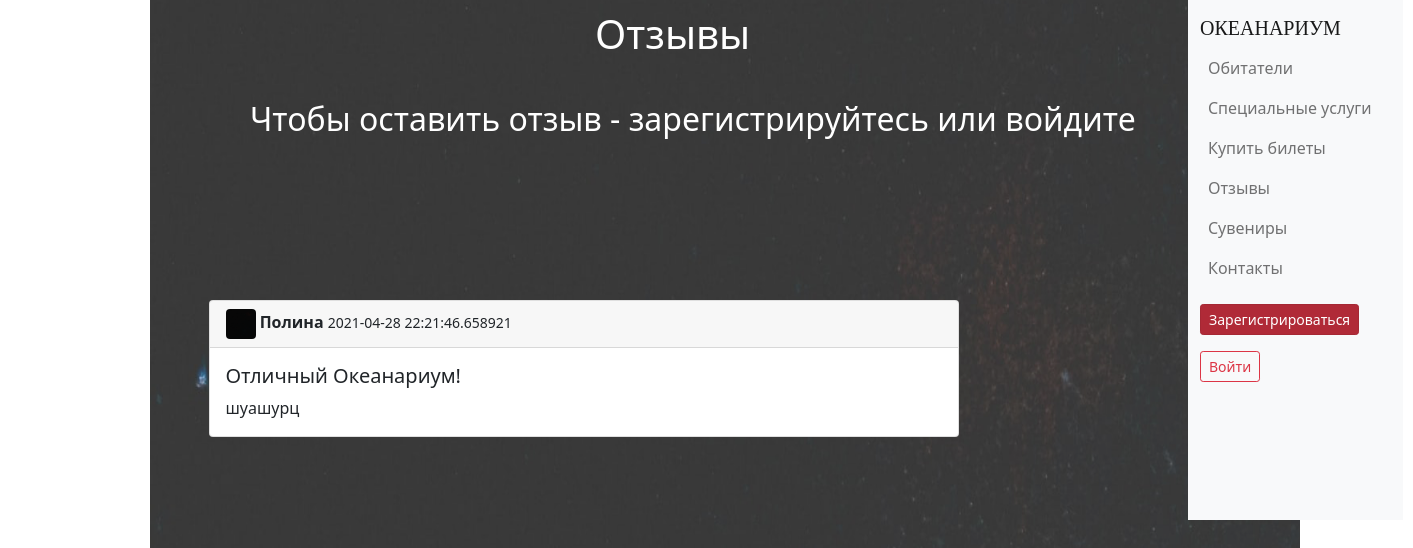
Page /reviews on the earlier database version.
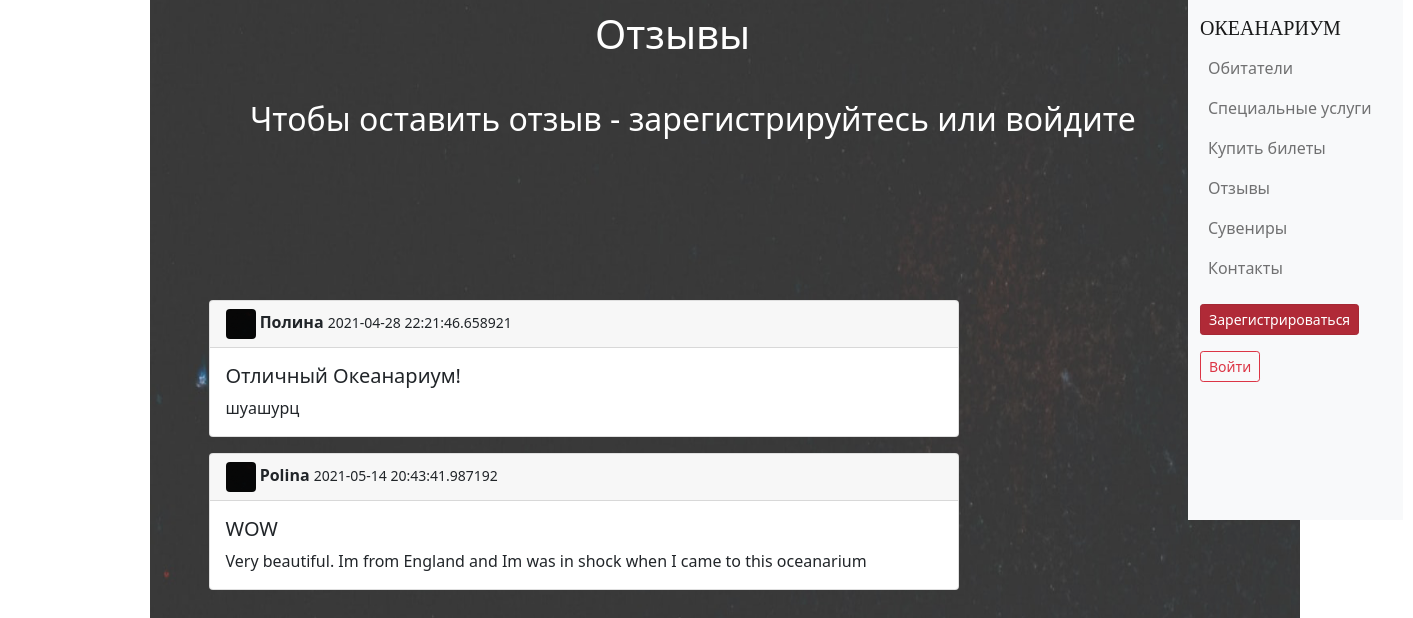
Same page on the later database version.
### data/reviews.py (models this page shows)
class Reviews(SqlAlchemyBase, SerializerMixin):
    __tablename__ = 'reviews'
    id = sqlalchemy.Column(sqlalchemy.Integer,
                           primary_key=True, autoincrement=True)
    title = sqlalchemy.Column(sqlalchemy.String, nullable=True)
    content = sqlalchemy.Column(sqlalchemy.String, nullable=True)
    created_date = sqlalchemy.Column(sqlalchemy.DateTime,
                                     default=datetime.datetime.now)
    user_id = sqlalchemy.Column(sqlalchemy.Integer,
                                sqlalchemy.ForeignKey("users.id"))
    user = orm.relation('User')

### data/users.py (models this page shows, shortened)
class User(SqlAlchemyBase, UserMixin, SerializerMixin):
    __tablename__ = 'users'
    id = sqlalchemy.Column(sqlalchemy.Integer,
                           primary_key=True, autoincrement=True)
    name = sqlalchemy.Column(sqlalchemy.String, nullable=True)
    surname = sqlalchemy.Column(sqlalchemy.String, nullable=True)
    age = sqlalchemy.Column(sqlalchemy.Integer, nullable=True)
    email = sqlalchemy.Column(sqlalchemy.String,
                              index=True, unique=True, nullable=True)
    hashed_password = sqlalchemy.Column(sqlalchemy.String, nullable=True, unique=True)
    modified_date = sqlalchemy.Column(sqlalchemy.DateTime, default=datetime.datetime.now)
    reviews = orm.relation("Reviews", back_populates='user')

### main.py (the view)
@app.route("/reviews")  # окно с отзывами
def reviews():
    rev = url_for('static', filename='img/octopus_back.png')
    db_sess = db_session.create_session()
    reviews = db_sess.query(Reviews).all()
    return render_template("reviews.html", reviews=reviews, title='Отзывы', rev=rev)

### data/db_session.py (called while the page is built)
def create_session() -> Session:
    global __factory
    return __factory()

### templates/reviews.html (shortened to what this page needs)
{% extends "base.html" %}
{% block content %}
<body>
<div class="kard">
</div>
<h1>Отзывы</h1>
{% if current_user.is_authenticated %}
<div class="napis">
<a href="/add_reviews" class="btn btn-danger">Написать отзыв</a>
</div>
{% else %}
<h2>Чтобы оставить отзыв - зарегистрируйтесь или войдите</h2>
{% endif %}
{% for item in reviews%}
<div class="card">
  <div class="card-header">
      <img src="{{ rev }}" class="rounded mr-2" alt="..." height="30" width="30">
    <strong class="mr-auto">{{item.user.name}}</strong>
    <small>{{item.created_date}}</small>
  </div>
  <div class="card-body">
    <h5 class="card-title">{{item.title}}</h5>
    <p class="card-text">{{item.content}}</p>
  </div>
</div>
{% endfor %}
{% endblock %}

### templates/base.html (shortened to what this page needs)
<!DOCTYPE html>
<html lang="en">
<head>
                    <link rel="stylesheet"
                            href="https://cdn.jsdelivr.net/npm/bootstrap@5.0.0-beta1/dist/css/bootstrap.min.css"
>
</head>
<body>
    <main role="main" class="container">
    {% block content %}{% endblock %}
</main>
    <div class="row">
                <div class="col-md-4 col-lg-3 navbar-container bg-light">
        <nav class="navbar navbar-expand-md navbar-light">
          <a class="navbar-brand" href="/">ОКЕАНАРИУМ</a>
          <div class="collapse navbar-collapse" id="navbar">
            <ul class="navbar-nav">
              <li class="nav-item">
              <a class="nav-link" href="/inhabitants">Обитатели</a>
              </li>
              <li class="nav-item">
              <a class="nav-link" href="/services">Специальные услуги</a>
              </li>
              <li class="nav-item">
              <a class="nav-link" href="/tickets">Купить билеты</a>
              </li>
              <li class="nav-item">
              <a class="nav-link" href="/reviews">Отзывы</a>
              </li>
              <li class="nav-item">
              <a class="nav-link" href="/souvenirs">Сувениры</a>
              </li>
                <li class="nav-item">
              <a class="nav-link" href="/contacts">Контакты</a>
              </li>
            </ul>
          </div>
            {% if current_user.is_authenticated %}
            <div>
                <div><p></p></div>
    <a class="btn btn-outline-danger btn-sm" role="button" aria-pressed="true" href="/logout">{{ current_user.name }}</a>
            </div>
{% else %}
            <div>
            <a href="/register" class="btn btn-sm btn-danger active" role="button" aria-pressed="true">Зарегистрироваться</a>
            </div>
            <div>
<a href="/login" class="btn btn-outline-danger btn-sm" role="button" aria-pressed="true">Войти</a>
                </div>
{% endif %}
        </nav>
      </div>
</div>
</body>
</html>

### templates/base.html (style rules this page uses)
@media (min-width: 700px) { .navbar-container { position: sticky; width: 215px !important; top: 0px; left: 2000px; overflow-y: auto; height: 65vh; } }
@media (min-width: 700px) { .row { position: absolute; top: 0px; left: 1200px; } }
@media (min-width: 700px) { .navbar-container .navbar-brand { font-family: SovMod; font-style: normal; font-weight: normal; } }
@media (min-width: 700px) { .navbar-container .navbar { align-items: flex-start; justify-content: flex-start; flex-wrap: nowrap; flex-direction: column; height: 100%; } }
@media (min-width: 700px) { .navbar-container .navbar-collapse { align-items: flex-start; } }
@media (min-width: 700px) { .navbar-container .navbar-nav { flex-direction: column !important; } }

### templates/reviews.html (style rules this page uses)
body { background-image: url('static/img/kumiko-shimizu-SjcrpttvjiE-unsplash.jpg'); background-size: 1500px; }
html { overflow-x: hidden; }
h1 { position: absolute; top: 10px; left: 595px; font-style: normal; font-weight: normal; color: #FFFFFF; }
.kard { position: fixed; top: 0px; left: 150px; opacity: 0.8; }
.card { position: relative; width: 750px; top: 300px; left: 150px; }
h2 { position: absolute; top: 100px; left: 250px; font-style: normal; font-weight: normal; color: #FFFFFF; }

Differences in the rows shown:
added Reviews: user.name "Polina", created_date "2021-05-14 20:43:41.987192", title "WOW", content "Very beautiful. Im from England and Im was in shock when I came to this oceanarium"
